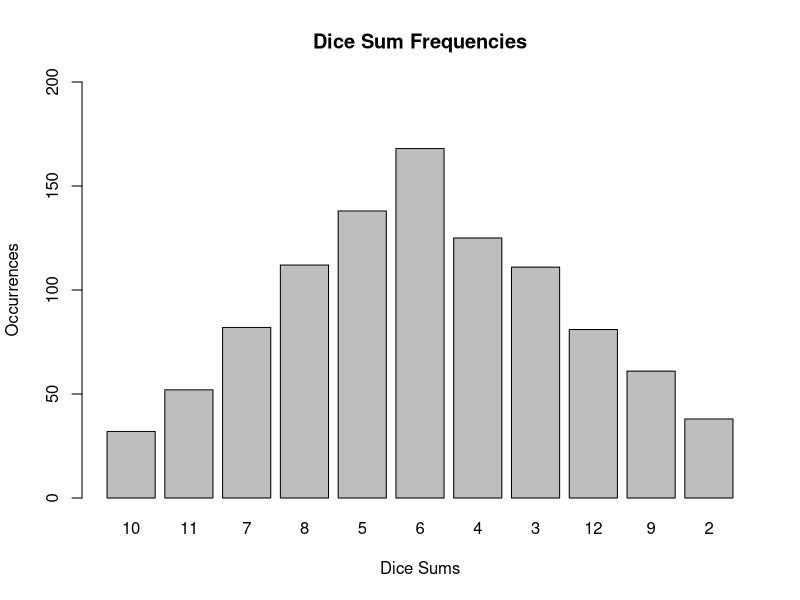

Recreate this plot in R.
# cs201_asn_1.R
# Ez Racancoj s1326470
# cs-201
# Spring 2024


# Question What happens whe you try to make a vector contain different types by using 
# c( ) funtion?

# Answer
# R is a strongly typed programming language, so all the elements in a vector 
# must be of the same data type. Trying to make a vector with different data
# types in R will force all the elements to be the same type through a process
# known as type coercion.


# Question Try to make a vector that contains some numbers and some strings. Waht happens 
# to the integers ia the vector?

# Mix vector
some_vector <- c(1, "two", 3, "four", 5)

# Answer
# The integers will become strings. This happens since R is trying to make all
# elements in the vector the same data type and sicne a string can not become
# an integer R will make the integers into strings

# In the R script file cs201_asn_1.R, write R cade to perform the 
# following tasks. 

# Say a cafeteria is using R to create their breakfast menu.

items <- c("spam", "eggs", "beans", "bacon", "sausage")

# Question What does items[-3] produuce? Based on what you find use indexing to create
# a version of the items vector without "spam" in it.

# Answer 
# items[-3] will list all the elements except the third from the items vector 

items[-3]

# New items vector

new_items <- items[-1]
new_items

# Use indexing to create a vector called more_spam from items; more _spam 
# will contain spam, eggs, sausage, spam, and spam

items_to_delete <- c(3, 4)
more_spam <- items[-items_to_delete]
more_spam <- c(more_spam, "spam", "spam")
more_spam


# Add a new item, "lobster", to the items vactor

items <- c(items, "lobster")
items

# Generate a character matrix that contains the following tic-tac-toe pattern;

tic_tac_toe <- matrix(c("x","o","x","o","x","o","x","o","x"), nrow = 3, ncol = 3)
print(tic_tac_toe)

# Simulate rolling a pair of standard six-sided dice 1000 times. Use vectors
# die1 and die2 to hold the values of the 1000 rolls for each die. You 
# will want to use the R sample() function to generate the 1000 random 
# integers in the vectors. Store the sums of the 1000 dice rolls in the 
# vector dice_sums. Count the frequencies of the dice sums in dice_sums 
# and generate a bar plot of dice sum frequencies with the axis labels 
# shown below.

die1 <- sample(1:6, 1000, replace = TRUE)
die2 <-sample(1:6, 1000, replace = TRUE)
  
dice_sums <- die1 + die2 

sum_freq_table <- table(dice_sums) 


print(sum_freq_table) 

barplot(sum_freq_table, 
        main = "Dice Sum Frequencies", 
        xlab = "Dice Sums", 
        ylab = "Occurrences", 
        col = "gray",
        ylim = c(0, 200),  
        names.arg = unique(dice_sums))  
